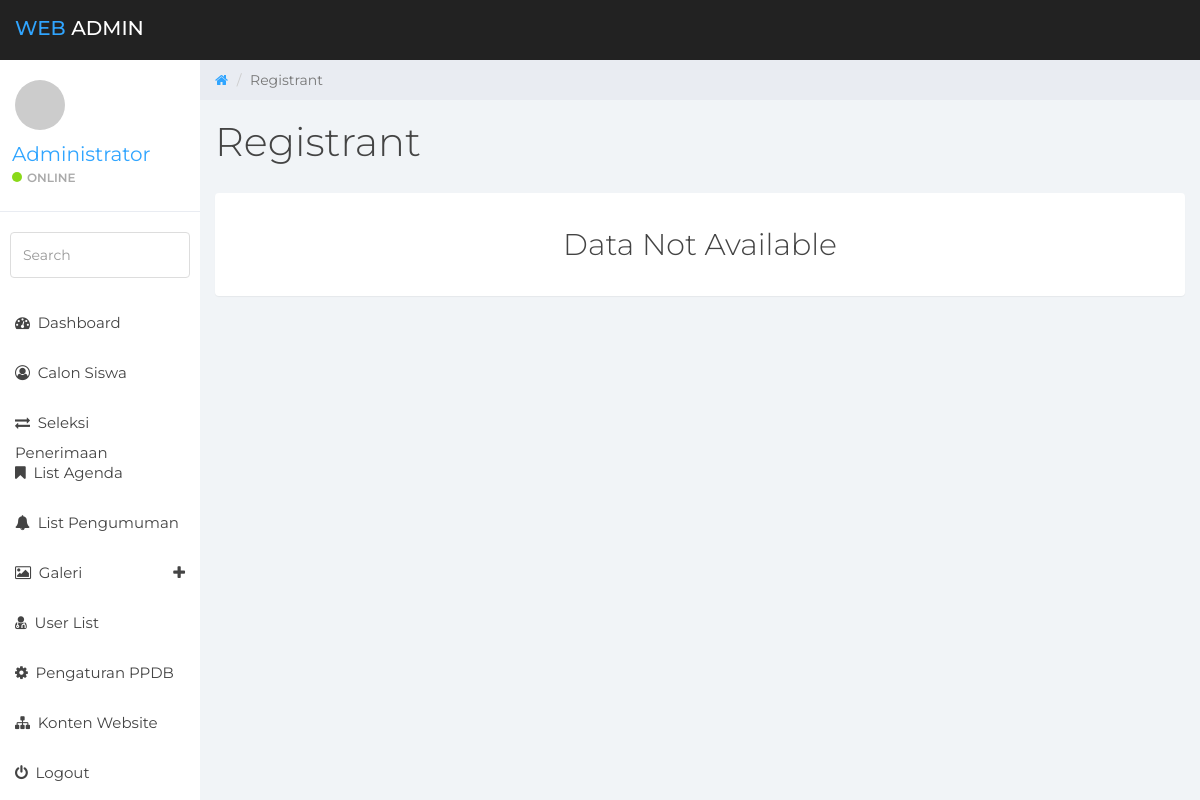
Before: /sysadmin/?page=list-pendaftar&act=info&key=1234567890 (signed in) with the older database file.
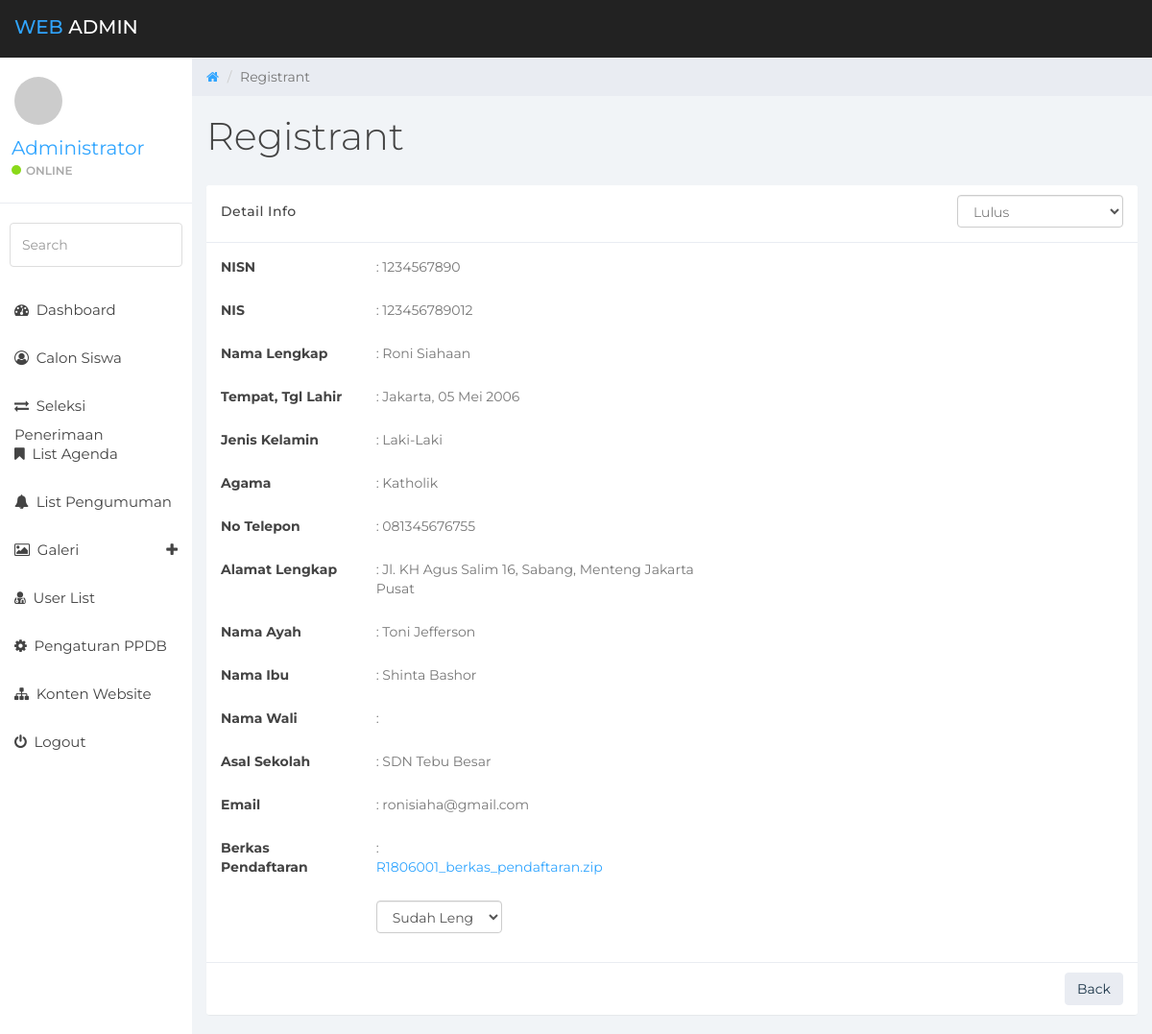
After: the same page with the newer database file.
### tables this page shows
CREATE TABLE `calon_siswa` (
  `cs_id` int(11) NOT NULL,
  `cs_nisn` varchar(10) NOT NULL,
  `cs_nis` varchar(12) NOT NULL,
  `cs_nama_lengkap` varchar(100) NOT NULL,
  `cs_tmpt_lahir` varchar(100) NOT NULL,
  `cs_tgl_lahir` date NOT NULL,
  `cs_jkel` enum('L','P') NOT NULL,
  `cs_agama` varchar(35) NOT NULL,
  `cs_no_tlp` varchar(36) NOT NULL,
  `cs_alamat_lengkap` text NOT NULL,
  `cs_nama_ayah` varchar(100) NOT NULL,
  `cs_nama_ibu` varchar(100) NOT NULL,
  `cs_nama_wali` varchar(100) NOT NULL,
  `cs_asal_sekolah` varchar(100) NOT NULL,
  `cs_email` varchar(100) NOT NULL,
  `berkas_id` int(10) NOT NULL DEFAULT '0'
);

CREATE TABLE `berkas_docs` (
  `berkas_id` int(10) NOT NULL,
  `cs_nisn` varchar(10) NOT NULL,
  `berkas_file` varchar(100) NOT NULL,
  `berkas_status` tinyint(4) NOT NULL COMMENT '1:not_verified,2:verified'
);

### includes/class.db.php (called while the page is built, shortened)
<?php
class DB
{
    private $link = null;
    static $inst = null;
    public function __construct()
    {
        try {
            $this->link = new mysqli( DB_HOST, DB_USER, DB_PASS, DB_NAME );
            $this->link->set_charset( "utf8" );
        } catch ( Exception $e ) {
            die( 'Unable to connect to database' );
        }
    }
    public function num_rows( $query )
    {
        $num_rows = $this->link->query( $query );
        if( $this->link->error )
        {
            $this->log_db_errors( $this->link->error, $query );
            return $this->link->error;
        }
        else
        {
            return $num_rows->num_rows;
        }
    }
    public function get_row( $query, $object = false )
    {
        $row = $this->link->query( $query );
        if( $this->link->error )
        {
            $this->log_db_errors( $this->link->error, $query );
            return false;
        }
        else
        {
            $r = ( !$object ) ? $row->fetch_row() : $row->fetch_object();
            return $r;
        }
    }
    static function getInstance()
    {
        if( self::$inst == null )
        {
            self::$inst = new DB();
        }
        return self::$inst;
    }
}

### includes/common_helper.php (called while the page is built, shortened)
<?php
function tgl_indo($tgl){
    $tanggal = substr($tgl,8,2);
    $bulan = getBulan(substr($tgl,5,2));
    $tahun = substr($tgl,0,4);
    return $tanggal.' '.$bulan.' '.$tahun;
}
function getBulan($bln){
    switch ($bln){
        case 5:
            return "Mei";
            break;
    }
}
?>

### sysadmin/modules/calonsiswa/v_list.php (the view, shortened to what the changed rows need)
<?php
$pagetitle = "Registrant";
$act = "modules/calonsiswa/do_task.php";
$getpage = "list-pendaftar";
$getact = htmlspecialchars($_GET["act"], ENT_QUOTES, 'UTF-8');
?>
<div class="row">
    <div class="col-lg-12">
        <h1 class="page-header"><?php echo $pagetitle;?></h1>
    </div>
</div>
<?php
switch($getact){
?>
<?php
case "info";
$key = htmlspecialchars($_GET["key"], ENT_QUOTES, 'UTF-8');
$query = "SELECT c.cs_nisn, c.cs_nis, c.cs_nama_lengkap, c.cs_tmpt_lahir, "
        . "c.cs_tgl_lahir, c.cs_jkel, c.cs_agama, c.cs_no_tlp, c.cs_alamat_lengkap, "
        . "c.cs_nama_ayah, c.cs_nama_ibu, c.cs_nama_wali, c.cs_asal_sekolah, c.cs_email "
        . "FROM calon_siswa AS c WHERE c.cs_nisn = '$key' ";
if( $database->num_rows( $query ) > 0 )
{
    list( $nisn, $nis, $fullname, $tempat, $tgl, $jkel, $agama,
            $notlp, $alamat, $ayah, $ibu, $wali, $sekolah, $email ) = $database->get_row( $query );
    $tgllahir = tgl_indo($tgl);
    $gender = $jkel == "L" ? "Laki-Laki" : "Perempuan";
    $qry_status = "SELECT reg_status FROM registrasi WHERE cs_nisn = '$nisn'";
    if( $database->num_rows( $qry_status ) > 0 ){
        list( $regstatus ) = $database->get_row( $qry_status );
        if($regstatus == 3){
            $pass = "selected";
        }elseif($regstatus == 4){
            $notpass = "selected";
        }
    }
    $qry_berkas = "SELECT berkas_file, berkas_status FROM berkas_docs WHERE cs_nisn = '$nisn'";
    if( $database->num_rows( $qry_berkas ) > 0 ){
        list( $files, $status ) = $database->get_row( $qry_berkas );
        if($status == 1){
            $zipname = "../" . UPLOADS_DIR . "confi_docs". DIRECTORY_SEPARATOR . $files;
            $no_completed = "selected";
        }else{
            $zipname = "#";
            $completed = "selected";
        }
    }
?>
<div class="row">
    <div class="col-lg-12">
        <div class="panel panel-default">
            <div class="panel-heading">
                <h5 class="pull-left">Detail Info</h5>
                <div class="pull-right">
                    <form role="form" class="form-horizontal" method="POST" action="<?php echo $act.'?page='.$getpage;?>&act=update_reg">
                        <select name="fstatus_reg" id="fstatus_reg" class="form-control" onchange="this.form.submit()">
                            <option value="2" <?php echo $pass;?>>Lulus</option>
                        </select>
                    </form>
                </div>
            </div>
            <div class="panel-body">
                <form role="form" class="form-horizontal" method="POST" action="<?php echo $act.'?page='.$getpage;?>&act=update">
                    <div class="form-group">
                        <label class="col-sm-2">NISN</label>
                        <div class="col-sm-5">
                            <p>: <?php echo $nisn;?></p>
                        </div>
                    </div>
                    <div class="form-group">
                        <label class="col-sm-2">NIS</label>
                        <div class="col-sm-5">
                            <p>: <?php echo $nis;?></p>
                        </div>
                    </div>
                    <div class="form-group">
                        <label class="col-sm-2">Nama Lengkap</label>
                        <div class="col-sm-5">
                            <p>: <?php echo $fullname;?></p>
                        </div>
                    </div>
                    <div class="form-group">
                        <label class="col-sm-2">Tempat, Tgl Lahir</label>
                        <div class="col-sm-5">
                            <p>: <?php echo $tempat.', '.$tgllahir;?></p>
                        </div>
                    </div>
                    <div class="form-group">
                        <label class="col-sm-2">Jenis Kelamin</label>
                        <div class="col-sm-5">
                            <p>: <?php echo $gender;?></p>
                        </div>
                    </div>
                    <div class="form-group">
                        <label class="col-sm-2">Agama</label>
                        <div class="col-sm-5">
                            <p>: <?php echo $agama;?></p>
                        </div>
                    </div>
                    <div class="form-group">
                        <label class="col-sm-2">No Telepon</label>
                        <div class="col-sm-5">
                            <p>: <?php echo $notlp;?></p>
                        </div>
                    </div>
                    <div class="form-group">
                        <label class="col-sm-2">Alamat Lengkap</label>
                        <div class="col-sm-5">
                            <p>: <?php echo nl2br($alamat);?></p>
                        </div>
                    </div>
                    <div class="form-group">
                        <label class="col-sm-2">Nama Ayah</label>
                        <div class="col-sm-5">
                            <p>: <?php echo $ayah;?></p>
                        </div>
                    </div>
                    <div class="form-group">
                        <label class="col-sm-2">Nama Ibu</label>
                        <div class="col-sm-5">
                            <p>: <?php echo $ibu;?></p>
                        </div>
                    </div>
                    <div class="form-group">
                        <label class="col-sm-2">Nama Wali</label>
                        <div class="col-sm-5">
                            <p>: <?php echo $wali;?></p>
                        </div>
                    </div>
                    <div class="form-group">
                        <label class="col-sm-2">Asal Sekolah</label>
                        <div class="col-sm-5">
                            <p>: <?php echo $sekolah;?></p>
                        </div>
                    </div>
                    <div class="form-group">
                        <label class="col-sm-2">Email</label>
                        <div class="col-sm-5">
                            <p>: <?php echo $email;?></p>
                        </div>
                    </div>
                    <div class="form-group">
                        <label class="col-sm-2">Berkas Pendaftaran</label>
                        <div class="col-sm-3">
                            <p>: <?php echo '<a href="'.$zipname.'" target="_blank">'.$files.'</a>';?></p>
                        </div>
                    </div>
                    <div class="form-group">
                        <label class="col-sm-2">&nbsp;</label>
                        <div class="col-sm-2">
                            <select name="fstatus_berkas" id="fstatus_berkas" class="form-control" onchange="this.form.submit()">
                                <option value="2" <?php echo $completed;?>>Sudah Lengkap</option>
                            </select>
                        </div>
                    </div>
                </form>
            </div>
            <div class="panel-footer">
                <div class="text-right">
                    <button type="button" class="btn btn-default" onclick="window.history.go(-1); return false;">Back</button>
                </div>
            </div>
        </div>
    </div>
</div>
<?php
}else{
echo '<div class="row"><div class="col-lg-12"> '
    . '<div class="panel panel-default">'
    . '<div class="panel-body"><h2 class="text-center">Data Not Available</h2></div>'
    . '</div>'
    . '</div></div>';
}
break;
}
?>

Changed rows visible on the page:
added calon_siswa: cs_nisn "1234567890", cs_nis "123456789012", cs_nama_lengkap "Roni Siahaan", cs_tmpt_lahir "Jakarta", cs_tgl_lahir "05 Mei 2006", cs_jkel "Laki-Laki", cs_agama "Katholik", cs_no_tlp "081345676755", cs_alamat_lengkap "Jl. KH Agus Salim 16, Sabang, Menteng Jakarta Pusat", cs_nama_ayah "Toni Jefferson", cs_nama_ibu "Shinta Bashor", cs_asal_sekolah "SDN Tebu Besar", cs_email "ronisiaha@gmail.com"
added berkas_docs: berkas_file "R1806001_berkas_pendaftaran.zip"
Other visible differences:
form field fstatus_reg: (not shown) → "Lulus"
form field fstatus_berkas: (not shown) → "Sudah Lengkap"
text no longer shown: "Data Not Available"
text now shown: "Detail Info NISN : NIS : Nama Lengkap : Tempat, Tgl Lahir : , Jenis Kelamin : Agama : No Telepon : Alamat Lengkap : Nama Ayah : Nama Ibu : Nama Wali : Asal Sekolah : Email : Berkas Pendaftaran : Back"
